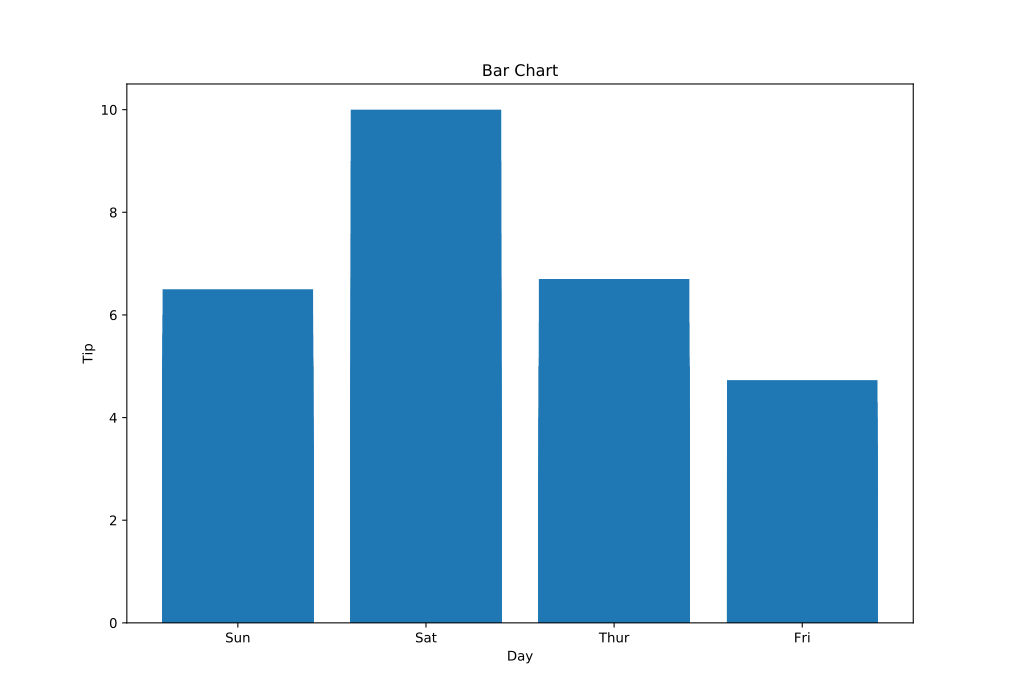

Write Python code to recreate this figure.
import pandas as pd
import matplotlib.pyplot as plt

# reading the database
data = pd.read_json("tips.json")

# Bar chart with day against tip
plt.bar(data['day'], data['tip'])

plt.title("Bar Chart")

# Setting the X and Y labels
plt.xlabel('Day')
plt.ylabel('Tip')

# Adding the legends
plt.show()
